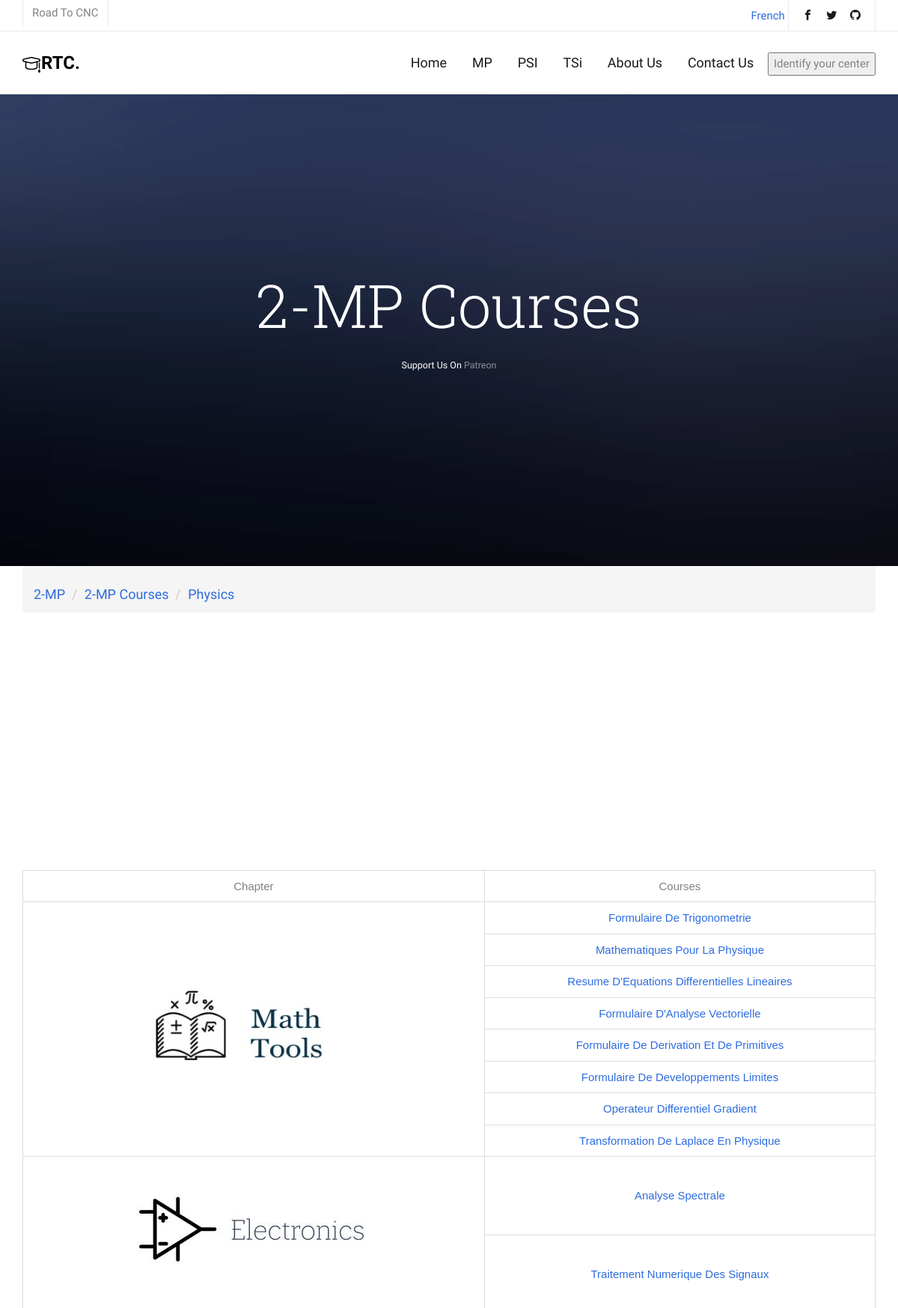
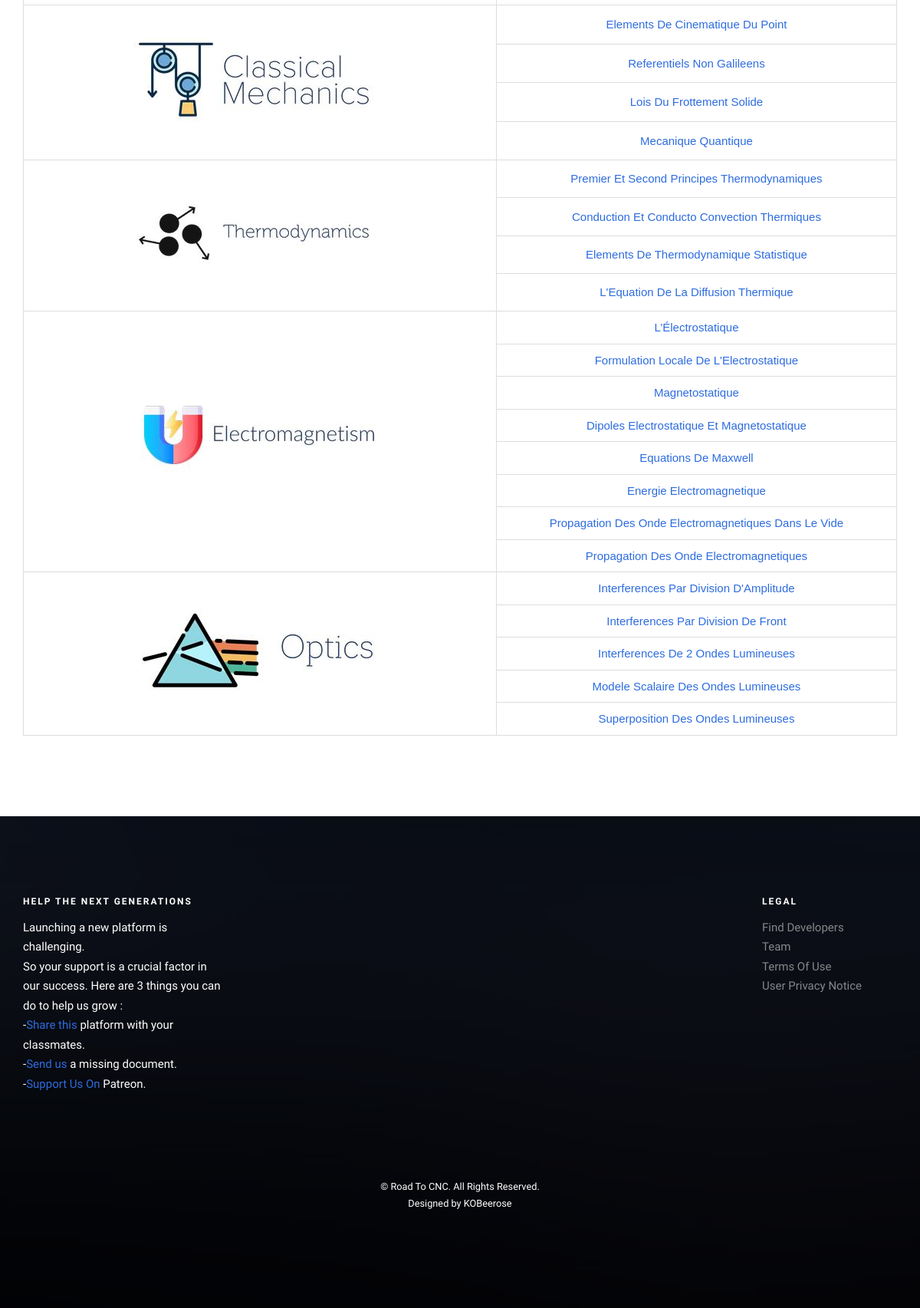
Screenshot of /Code/MP-spe-crs-phy.php with the database file from the repository (2 pictures, top to bottom).
### tables this page shows
CREATE TABLE `dynamic_content` (
  `id` int(11) NOT NULL AUTO_INCREMENT,
  `important` text,
  `page_header` text,
  `page_content` text,
  `subjects` text,
  `page_footer` text,
  `about_page` text,
  `contact_page` text,
  `language_type` varchar(5) NOT NULL,
  PRIMARY KEY (`id`)
);

### Code/MP-spe-crs-phy.php (the view, shortened to what this page needs)
<?php
require "header.php";
?>
<head>
</head>
	<aside id="fh5co-hero">
		<div class="flexslider">
			<ul class="slides">
		   	<li style="background-image: url(images/img_bg_4.jpg);">
		   		<div class="container">
		   			<div class="row">
			   			<div class="col-md-8 col-md-offset-2 text-center slider-text">
			   				<div class="slider-text-inner">
							   <h1 class="heading-section"><?php echo '2-MP ' . $row['2']['page_header'] ?></h1>
							   <h2  style="font-size: smaller;"><?php echo $row['1']['page_content'] ?><a href="https://www.patreon.com/roadtocnc?fan_landing=true" target="_blank">Patreon</a></h2>
			   				</div>
			   			</div>
			   		</div>
		   		</div>
		   	</li>
		  	</ul>
	  	</div>
	</aside>
	<div class="container">
   		<ol class="breadcrumb mb-4">
			<li class="breadcrumb-item"><a href="<?php echo "MP.php?language=" . $language ?>">2-MP</a></li>
			<li class="breadcrumb-item"><a href="<?php echo "MP-spe-crs.php?language=" . $language ?>"><?php echo '2-MP ' . $row['2']['page_header'] ?></a></li>
			<li class="breadcrumb-item"><a href="<?php echo "MP-spe-crs-phy.php?language=" . $language ?>"><?php echo $row['0']['subjects'] ?></a></li>
 		</ol>
	</div>
	<div id="fh5co-course">
		<div class="container">
			<div class="table-img">
			<table>
						<tr class="tbl-cnt">
							<td style="text-align: center;"><?php echo $row['15']['important'] ?></td>
							<td style="text-align: center;"><?php echo $row['2']['page_header'] ?></td>
						</tr>
						<tr>
							<td class="tbl-cnt" rowspan="8" style="text-align: center;"><img src="images/m-tools.jpg" alt=""></td>
							<td><a href="pdfs/MP/spe-crs/phy/Math Tools/Formulaire De Trigonometrie.pdf" target="_blank">Formulaire De Trigonometrie</a></td>
						</tr>
						<tr class="tbl-cnt">
							<td><a href="pdfs/MP/spe-crs/phy/Math Tools/Mathematiques Pour La Physique.pdf" target="_blank">Mathematiques Pour La Physique</a></td>
						</tr>
						<tr class="tbl-cnt">
							<td><a href="pdfs/MP/spe-crs/phy/Math Tools/Resume D'Equations Differentielles Lineaires.pdf" target="_blank">Resume D'Equations Differentielles Lineaires</a></td>
						</tr>
						<tr class="tbl-cnt">
							<td><a href="pdfs/MP/spe-crs/phy/Math Tools/Formulaire D'Analyse Vectorielle.pdf" target="_blank">Formulaire D'Analyse Vectorielle</a></td>
						</tr>
						<tr class="tbl-cnt">
							<td><a href="pdfs/MP/spe-crs/phy/Math Tools/Formulaire De Derivation Et De Primitives.pdf" target="_blank">Formulaire De Derivation Et De Primitives</a></td>
						</tr>
						<tr class="tbl-cnt">
							<td><a href="pdfs/MP/spe-crs/phy/Math Tools/Formulaire De Developpements Limites.pdf" target="_blank">Formulaire De Developpements Limites</a></td>
						</tr>
						<tr class="tbl-cnt">
							<td><a href="pdfs/MP/spe-crs/phy/Math Tools/Operateur Differentiel Gradient.pdf" target="_blank">Operateur Differentiel Gradient</a></td>
						</tr>
						<tr class="tbl-cnt">
							<td><a href="pdfs/MP/spe-crs/phy/Math Tools/Transformation De Laplace en Physique.pdf" target="_blank">Transformation De Laplace En Physique</a></td>
						</tr>
						<tr>
							<td class="tbl-cnt" rowspan="2" style="text-align: center;"><img src="images/electronics.jpg" alt=""></td>
							<td><a href="pdfs/MP/spe-crs/phy/Analyse Spectrale.pdf" target="_blank">Analyse Spectrale</a></td>
						</tr>
						<tr class="tbl-cnt">
							<td><a href="pdfs/MP/spe-crs/phy/Traitement Numerique Des Signaux.pdf" target="_blank">Traitement Numerique Des Signaux</a></td>
						</tr>
						<tr>
							<td class="tbl-cnt" rowspan="4" style="text-align: center;"><img src="images/class-meca.jpg" alt=""></td>
							<td><a href="pdfs/MP/spe-crs/phy/Elements De Cinematique Du Point.pdf" target="_blank">Elements De Cinematique Du Point</a></td>
						</tr>
						<tr class="tbl-cnt">
							<td><a href="pdfs/MP/spe-crs/phy/Referentiels Non Galileens.pdf" target="_blank">Referentiels Non Galileens</a></td>
						</tr>
						<tr class="tbl-cnt">
							<td><a href="pdfs/MP/spe-crs/phy/Lois Du Frottement Solide.pdf" target="_blank">Lois Du Frottement Solide</a></td>
						</tr>
						<tr class="tbl-cnt">
							<td><a href="pdfs/MP/spe-crs/phy/Mecanique Quantique.pdf" target="_blank">Mecanique Quantique</a></td>
						</tr>
						<tr>
							<td class="tbl-cnt" rowspan="4" style="text-align: center;"><img src="images/thermo.JPG" alt=""></td>
							<td><a href="pdfs/MP/spe-crs/phy/Premier Et Second Principes Thermodynamiques.pdf" target="_blank">Premier Et Second Principes Thermodynamiques</a></td>
						</tr>
						<tr class="tbl-cnt">
							<td><a href="pdfs/MP/spe-crs/phy/Conduction Et Conducto Convection Thermiques.pdf" target="_blank">Conduction Et Conducto Convection Thermiques</a></td>
						</tr>
						<tr class="tbl-cnt">
							<td><a href="pdfs/MP/spe-crs/phy/Elements De Thermodynamique Statistique.pdf" target="_blank">Elements De Thermodynamique Statistique</a></td>
						</tr>
						<tr class="tbl-cnt">
							<td><a href="pdfs/MP/spe-crs/phy/L'Equation De La Diffusion Thermique.pdf" target="_blank">L'Equation De La Diffusion Thermique</a></td>
						</tr>
							<td class="tbl-cnt" rowspan="8" style="text-align: center;"><img src="images/electromag.JPG" alt=""></td>
							<td><a href="pdfs/MP/spe-crs/phy/L’Électrostatique.pdf" target="_blank">L’Électrostatique</a></td>
						<tr class="tbl-cnt">
							<td><a href="pdfs/MP/spe-crs/phy/Formulation Locale De L'Electrostatique.pdf" target="_blank">Formulation Locale De L'Electrostatique</a></td>
						</tr>
						<tr class="tbl-cnt">
							<td><a href="pdfs/MP/spe-crs/phy/Magnetostatique.pdf" target="_blank">Magnetostatique</a></td>
						</tr>
						<tr class="tbl-cnt">
							<td><a href="pdfs/MP/spe-crs/phy/Dipoles Electrostatique Et Magnetostatique.pdf" target="_blank">Dipoles Electrostatique Et Magnetostatique</a></td>
						</tr>
						<tr class="tbl-cnt">
							<td><a href="pdfs/MP/spe-crs/phy/Equations De Maxwell.pdf" target="_blank">Equations De Maxwell</a></td>
						</tr>
						<tr class="tbl-cnt">
							<td><a href="pdfs/MP/spe-crs/phy/Energie Electromagnetique.pdf" target="_blank">Energie Electromagnetique</a></td>
						</tr>
						<tr class="tbl-cnt">
							<td><a href="pdfs/MP/spe-crs/phy/Propagation Des Onde Electromagnetiques Dans Le Vide.pdf" target="_blank">Propagation Des Onde Electromagnetiques Dans Le Vide</a></td>
						</tr>
						<tr class="tbl-cnt">
							<td><a href="pdfs/MP/spe-crs/phy/Propagation Des Onde Electromagnetiques.pdf" target="_blank">Propagation Des Onde Electromagnetiques</a></td>
						</tr>
							<td class="tbl-cnt" rowspan="5" style="text-align: center;"><img src="images/optics.JPG" alt=""></td>
							<td><a href="pdfs/MP/spe-crs/phy/Interferences Par Division D'Amplitude.pdf" target="_blank">Interferences Par Division D'Amplitude</a></td>
						<tr class="tbl-cnt">
							<td><a href="pdfs/MP/spe-crs/phy/Interferences Par Division De Front.pdf" target="_blank">Interferences Par Division De Front</a></td>
						</tr>
						<tr class="tbl-cnt">
							<td><a href="pdfs/MP/spe-crs/phy/Interferences De 2 Ondes Lumineuses.pdf" target="_blank">Interferences De 2 Ondes Lumineuses</a></td>
						</tr>
						<tr class="tbl-cnt">
							<td><a href="pdfs/MP/spe-crs/phy/Modele Scalaire Des Ondes Lumineuses.pdf" target="_blank">Modele Scalaire Des Ondes Lumineuses</a></td>
						</tr>
						<tr class="tbl-cnt">
							<td><a href="pdfs/MP/spe-crs/phy/Superposition Des Ondes Lumineuses.pdf" target="_blank">Superposition Des Ondes Lumineuses</a></td>
						</tr>
					</table>
			</div>
		</div>
	</div>
	<?php
require "footer.php";
?>

### Code/header.php (shortened to what this page needs)
<?php
$host = 'localhost';
$dbusername = 'dbusername';
$dbpassword = 'dbpassword';
$dbname = 'rtc';
$conn = mysqli_connect($host, $dbusername, $dbpassword, $dbname);
$p = '';
$language = '';
if ((isset($_GET['language']) && $_GET['language'] == 'en') or !isset($_GET['language'])) {
    $language = 'en';
    $p = 'fr';
} else {
    $fr_select = 'selected';
    $language = 'fr';
    $p = 'en';
}
$sql = "SELECT * FROM dynamic_content WHERE language_type='$language'";
$result = $conn->query($sql);
$row = $result->fetch_all(MYSQLI_ASSOC);
$kokiza = $_COOKIE['kokiza'] ?? 'b9iti bjo3';
?>
<!DOCTYPE HTML>
<html>
	<head>
	<link rel="stylesheet" href="css/animate.css">
	<link rel="stylesheet" href="css/icomoon.css">
	<link rel="stylesheet" href="css/bootstrap.css">
	<link rel="stylesheet" href="css/magnific-popup.css">
	<link rel="stylesheet" href="css/owl.carousel.min.css">
	<link rel="stylesheet" href="css/owl.theme.default.min.css">
	<link rel="stylesheet" href="css/flexslider.css">
	<link rel="stylesheet" href="css/style.css">
	</head>
	<body>
		<div id="page">
			<nav class="fh5co-nav" role="navigation">
				<div class="top">
					<div class="container">
						<div class="row">
							<div class="col-xs-12 text-right">
								<p class="site">Road To CNC</p>
								<a href="<?php echo "?language=" . $p ?>". > <?php echo $row['0']['page_header'] ?></a>
								<ul class="fh5co-social">
									<li><a href="https://web.facebook.com/Road-To-Cnc-104047221403297" target="_blank"><i class="icon-facebook2"></i></a></li>
									<li><a href="#" target="_blank"><i class="icon-twitter2"></i></a></li>
									<li><a href="https://github.com/KOBeerose" target="_blank"><i class="icon-github"></i></a></li>
								</ul>
							</div>
						</div>
					</div>
				</div>
				<div class="top-menu">
					<div class="container">
						<div class="row">
							<div class="col-xs-2">
								<div id="fh5co-logo"><a href="<?php echo "index.php?language=" . $language ?>"><i class="icon-study"></i>RTC<span>.</span></a></div>
							</div>
							<div class="col-xs-10 text-right menu-1">
								<ul>
									<li class="active"><a href="<?php echo "index.php?language=" . $language ?>"><?php echo $row['1']['page_header'] ?></a></li>
									<li class="has-dropdown">
										<a href="<?php echo "MP.php?language=" . $language ?>">MP</a>
									</li>
									<li class="has-dropdown">
										<a >PSI</a>
									</li>
									<li class="has-dropdown">
										<a href="<?php echo "TSI.php?language=" . $language ?>">TSi</a>
									</li>
									<li><a href="<?php echo "about.php?language=" . $language ?>"><?php echo $row['4']['page_header'] ?></a></li>
									<li><a href="<?php echo "contact.php?language=" . $language ?>"><?php echo $row['5']['page_header'] ?></a></li>
									<?php
$f = $row['6']['page_header'];
if ($kokiza !== '1') {
    echo "<li class='btn-cta'><input data-idnt-target='#idnt' type='button' value= '$f' ></li> ";
} else {
    echo '<img class="kokos" src="images/student.png" alt="picture of">';
}
?>
							</div>
						</div>
					</div>
				</div>
			</nav>

### Code/footer.php (shortened to what this page needs)
<footer id="fh5co-footer" role="contentinfo" style="background-image: url(images/img_bg_4.jpg);">
		<div class="overlay"></div>
		<div class="container">
			<div class="row row-pb-md">
				<div class="col-md-3 fh5co-widget">
					<h3><?php echo $row['0']['page_footer'] ?></h3>
					<p><?php echo $row['1']['page_footer'] ?>
						<br>-<a href="https://web.facebook.com/Road-To-Cnc-104047221403297" target="_blank"><?php echo $row['2']['page_footer'] ?>
						<br>-<a href="<?php echo "upload-form.php?language=" . $language ?>" target="_blank"><?php echo $row['3']['page_footer'] ?>
						<br>-<a href="https://www.patreon.com/roadtocnc?fan_landing=true" target="_blank"><?php echo $row['1']['page_content'] ?></a> Patreon.</p>
				</div>
				<div id="row-legal" class="col-md-2 col-sm-4 col-xs-6 col-md-push-1 fh5co-widget">
					<h3><?php echo $row['4']['page_footer'] ?></h3>
					<ul class="fh5co-footer-links">
						<li><a href="<?php echo "contact.php?language=" . $language . '#contact' ?>"><?php echo $row['5']['page_footer'] ?></a></li>
						<li><a href="<?php echo "about.php?language=" . $language . '#fh5co-testimonial' ?>"><?php echo $row['6']['page_footer'] ?></a></li>
						<li><a href="#"><?php echo $row['7']['page_footer'] ?></a></li>
						<li><a href="#"><?php echo $row['8']['page_footer'] ?></a></li>
					</ul>
				</div>
			</div>
			<div class="row copyright">
				<div class="col-md-12 text-center">
					<p>
						<small class="block">&copy; <?php echo $row['9']['page_footer'] ?></small>
						<small class="block">Designed by KOBeerose</small>
					</p>
				</div>
			</div>
		</div>
	</footer>
	</div>
	</body>
</html>

### Code/css/icomoon.css (style rules this page uses)
[class^="icon-"], [class*=" icon-"] { font-family: 'icomoon' !important; speak: none; font-style: normal; font-weight: normal; font-variant: normal; text-transform: none; line-height: 1; -webkit-font-smoothing: antialiased; -moz-osx-font-smoothing: grayscale; }
.icon-study:before { content: "\e924"; }
.icon-facebook2:before { content: "\eac0"; }
.icon-twitter2:before { content: "\eac6"; }
.icon-github:before { content: "\eae0"; }

### Code/css/flexslider.css (style rules this page uses)
.slides, .slides > li, .flex-control-nav, .flex-direction-nav { margin: 0; padding: 0; list-style: none; }
.flexslider { margin: 0; padding: 0; }
.flexslider .slides > li { display: none; -webkit-backface-visibility: hidden; }
.flexslider .slides:after { display: block; clear: both; visibility: hidden; line-height: 0; height: 0; }
.flexslider { margin: 0 0 60px; background: #ffffff; border: 4px solid #ffffff; position: relative; zoom: 1; -webkit-border-radius: 4px; -moz-border-radius: 4px; border-radius: 4px; -webkit-box-shadow: '' 0 1px 4px rgba(0, 0, 0, 0.2); -moz-box-shadow: '' 0 1px 4px rgba(0, 0, 0, 0.2); -o-box-shadow: '' 0 1px 4px rgba(0, 0, 0, 0.2); box-shadow: '' 0 1px 4px rgba(0, 0, 0, 0.2); }
.flexslider .slides { zoom: 1; }

### rows the page displays
dynamic_content: page_header "French", subjects "Physics", page_footer "HELP THE NEXT GENERATIONS"
dynamic_content: page_header "Home", page_content "Support Us On", page_footer "Launching a new platform is challenging. So your support is a crucial factor in our success. Here are 3 things you can do to help us grow :"
dynamic_content: page_header "About Us", page_footer "LEGAL"
dynamic_content: page_header "Contact Us", page_footer "Find Developers"
dynamic_content: page_header "Identify your center", page_footer "Team"
dynamic_content: page_header "Courses", page_footer "Share this platform with your classmates."
dynamic_content: important "Chapter"
dynamic_content: page_footer "Send us a missing document."
dynamic_content: page_footer "Terms Of Use"
dynamic_content: page_footer "User Privacy Notice"
dynamic_content: page_footer "Road To CNC. All Rights Reserved."
